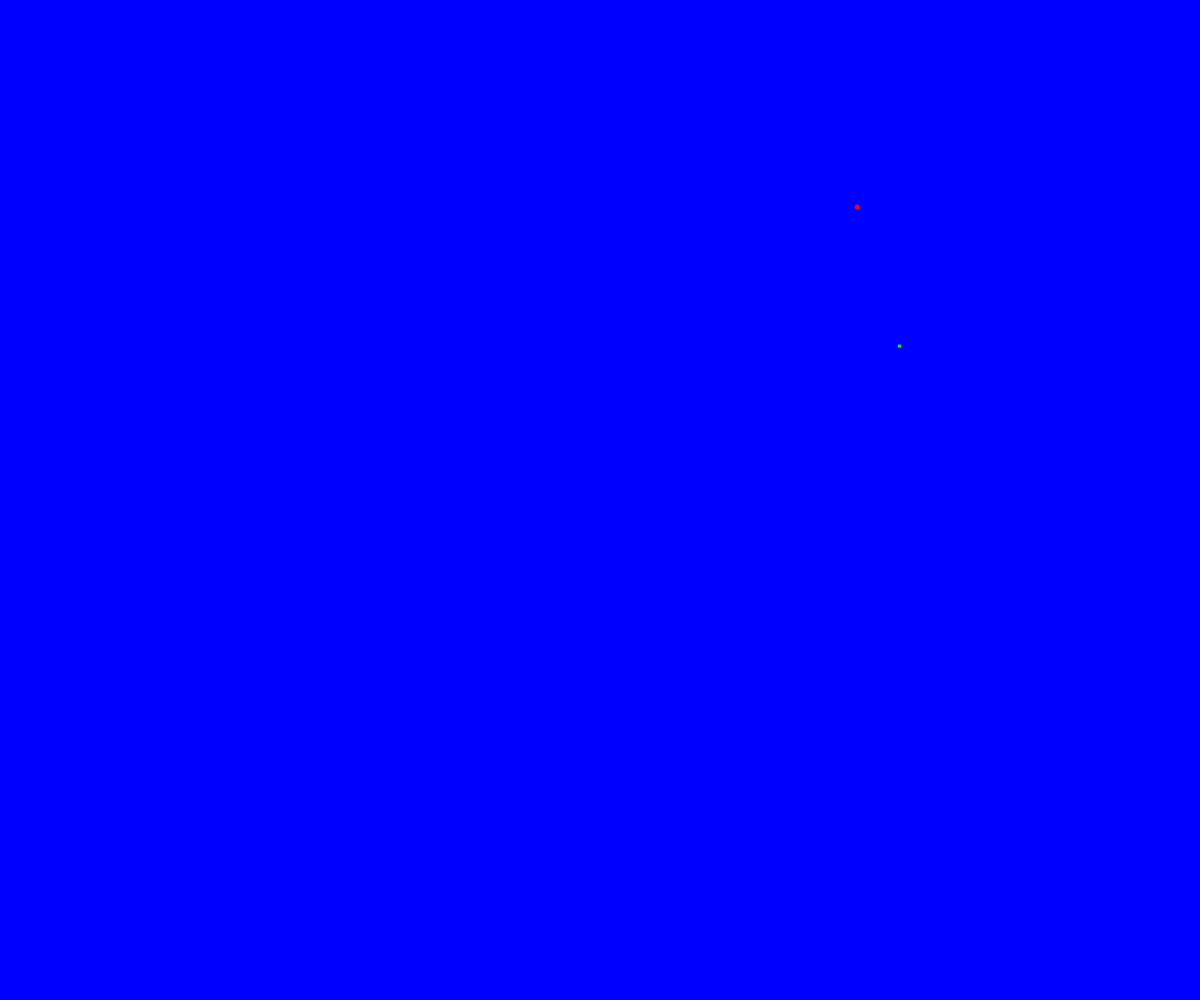
Frame 1 (no input)
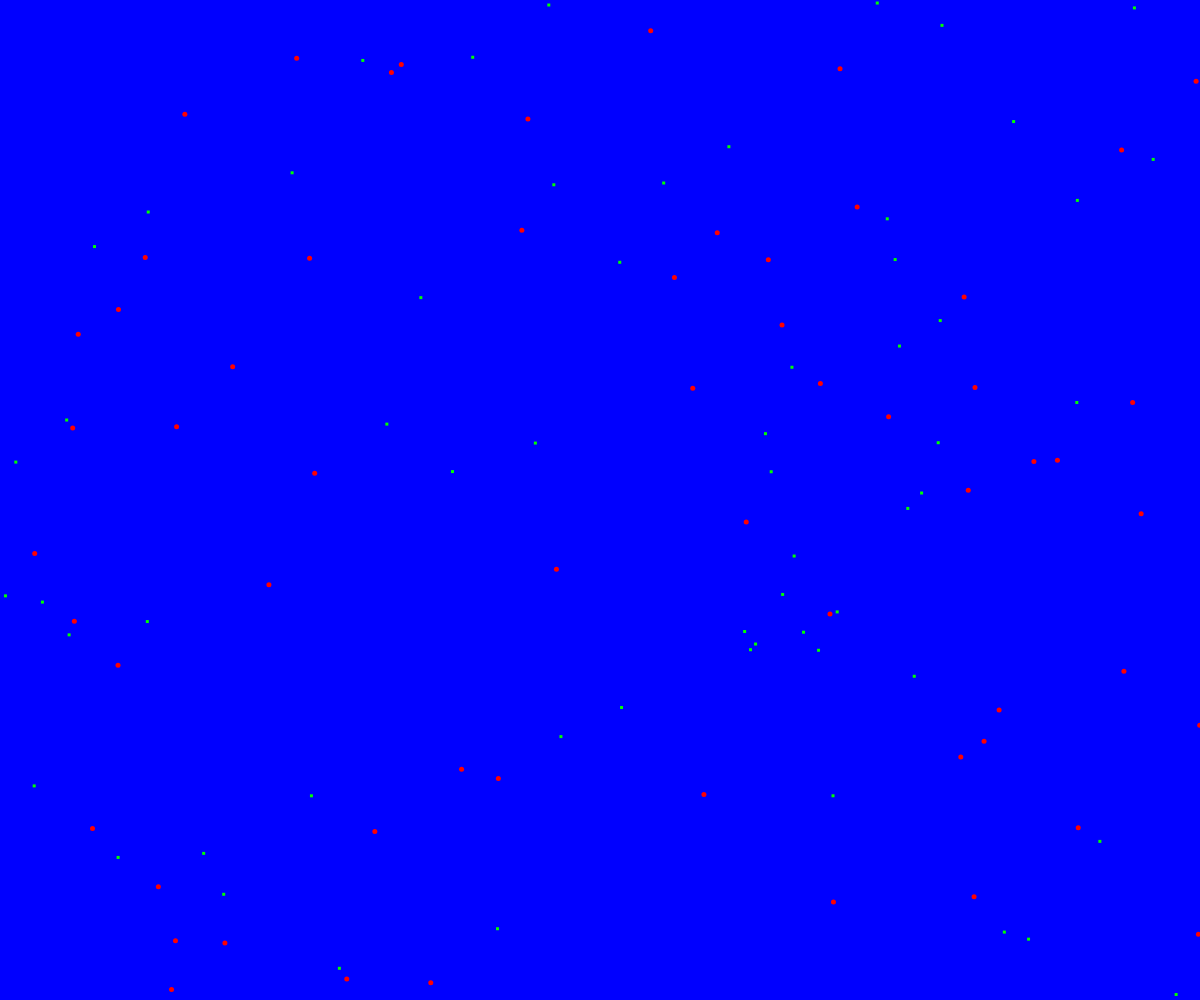
Frame 60 (no input)
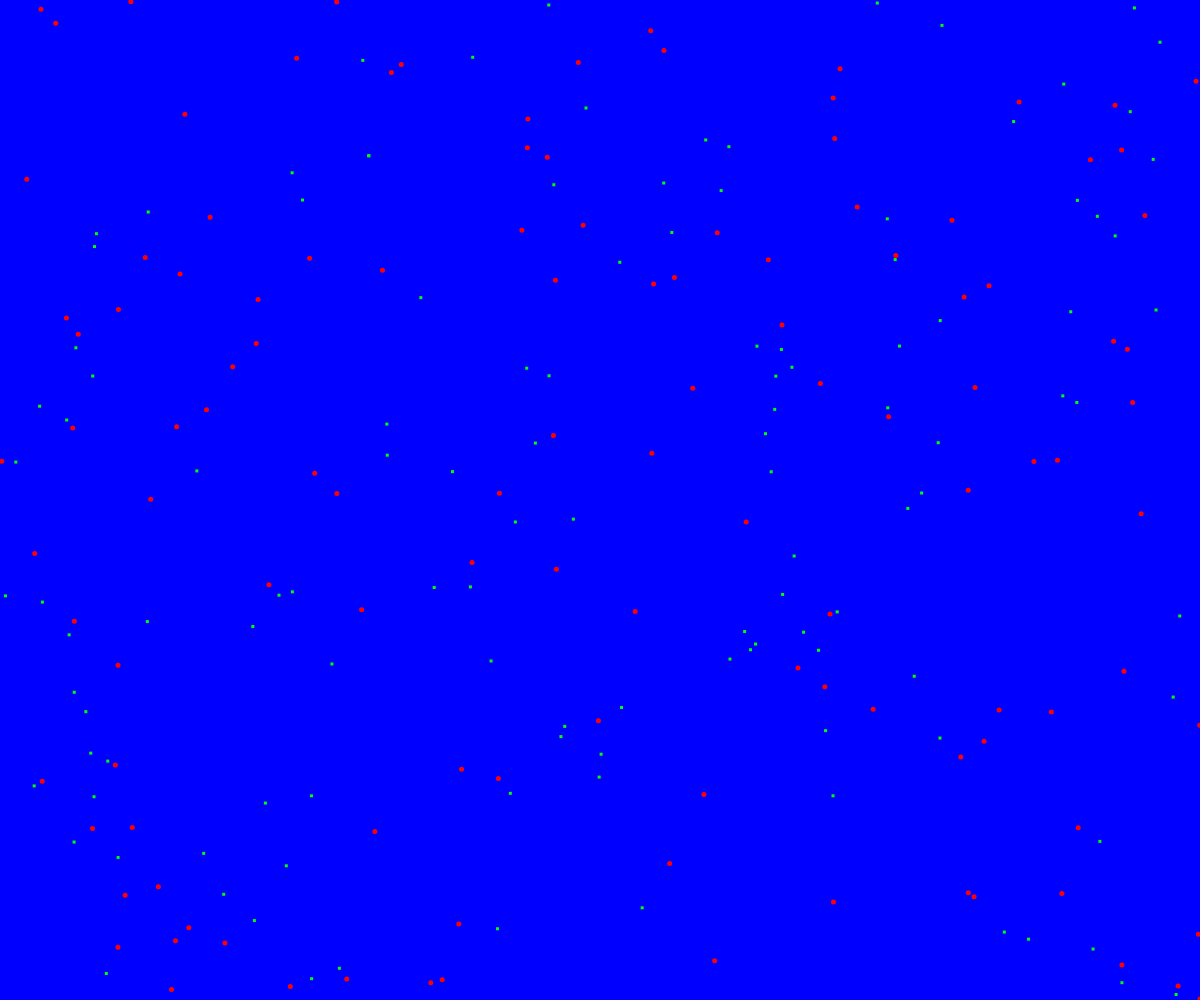
Frame 120 (the mouse pressed at the canvas centre since frame 60)

The p5.js sketch that drew these frames (run headless with seeded random() and noise() and a simulated clock; from frame 60 on, the mouse is pressed at the canvas centre):

// p5.js sketch
// ── sketch.js
function setup() {
    createCanvas(window.innerWidth, window.innerHeight);
    background(0, 0, 255);
    noStroke();
    rectMode(CENTER)
  }

function draw() {
  fill(255, 0, 0);
  ellipse(random(width), random(height), 5, 5);

  fill(0, 255, 0);
  rect(random(width), random(height), 3, 3);
}
